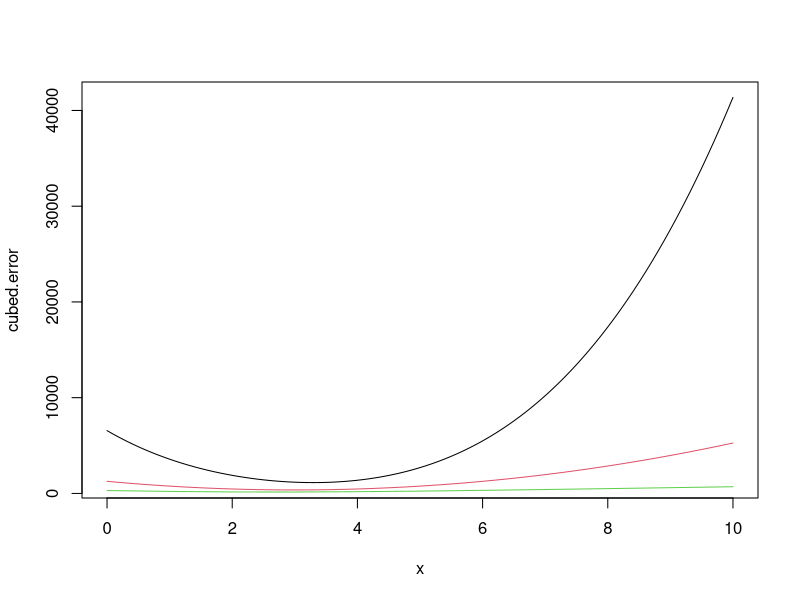

Write the R code that produced this figure.
x <- seq(0, 10, 0.1)
y <- rpois(100, 3)

abs.error <- sapply(x, function(i){    sum(abs( (y - i)^1) )})
squared.error <- sapply(x, function(i){sum(abs( (y - i)^2) )})
cubed.error <- sapply(x, function(i){  sum(abs( (y - i)^3) )})

plot(cubed.error ~ x, type = 'l')
lines(squared.error ~ x, col = 2)
lines(abs.error ~ x, col = 3)

print(x[order(abs.error)[1]])
print(x[order(squared.error)[1]])
print(x[order(cubed.error)[1]])
